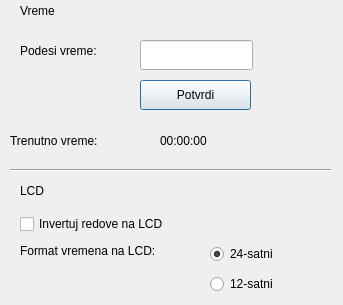
<?xml version="1.0" encoding="UTF-8"?>
<ui version="4.0">
 <class>Dialog</class>
 <widget class="QDialog" name="Dialog">
  <property name="geometry">
   <rect>
    <x>0</x>
    <y>0</y>
    <width>343</width>
    <height>305</height>
   </rect>
  </property>
  <property name="windowTitle">
   <string>Dialog</string>
  </property>
  <widget class="QLabel" name="label_2">
   <property name="geometry">
    <rect>
     <x>10</x>
     <y>130</y>
     <width>121</width>
     <height>22</height>
    </rect>
   </property>
   <property name="text">
    <string>Trenutno vreme:</string>
   </property>
  </widget>
  <widget class="QLabel" name="label">
   <property name="geometry">
    <rect>
     <x>20</x>
     <y>40</y>
     <width>101</width>
     <height>22</height>
    </rect>
   </property>
   <property name="text">
    <string>Podesi vreme:</string>
   </property>
  </widget>
  <widget class="QLabel" name="label2">
   <property name="geometry">
    <rect>
     <x>160</x>
     <y>130</y>
     <width>71</width>
     <height>22</height>
    </rect>
   </property>
   <property name="text">
    <string>00:00:00</string>
   </property>
  </widget>
  <widget class="QLineEdit" name="lineEdit">
   <property name="geometry">
    <rect>
     <x>140</x>
     <y>40</y>
     <width>113</width>
     <height>30</height>
    </rect>
   </property>
  </widget>
  <widget class="QPushButton" name="pushButton">
   <property name="geometry">
    <rect>
     <x>140</x>
     <y>80</y>
     <width>111</width>
     <height>30</height>
    </rect>
   </property>
   <property name="text">
    <string>Potvrdi</string>
   </property>
  </widget>
  <widget class="QLabel" name="label_3">
   <property name="geometry">
    <rect>
     <x>20</x>
     <y>0</y>
     <width>68</width>
     <height>22</height>
    </rect>
   </property>
   <property name="text">
    <string>Vreme</string>
   </property>
  </widget>
  <widget class="QLabel" name="label_4">
   <property name="geometry">
    <rect>
     <x>20</x>
     <y>180</y>
     <width>68</width>
     <height>22</height>
    </rect>
   </property>
   <property name="text">
    <string>LCD</string>
   </property>
  </widget>
  <widget class="Line" name="line">
   <property name="geometry">
    <rect>
     <x>10</x>
     <y>160</y>
     <width>321</width>
     <height>20</height>
    </rect>
   </property>
   <property name="orientation">
    <enum>Qt::Horizontal</enum>
   </property>
  </widget>
  <widget class="QCheckBox" name="checkBox">
   <property name="geometry">
    <rect>
     <x>20</x>
     <y>210</y>
     <width>191</width>
     <height>28</height>
    </rect>
   </property>
   <property name="text">
    <string>Invertuj redove na LCD</string>
   </property>
  </widget>
  <widget class="QLabel" name="label_5">
   <property name="geometry">
    <rect>
     <x>20</x>
     <y>240</y>
     <width>251</width>
     <height>22</height>
    </rect>
   </property>
   <property name="text">
    <string>Format vremena na LCD:</string>
   </property>
  </widget>
  <widget class="QRadioButton" name="radioButton">
   <property name="geometry">
    <rect>
     <x>210</x>
     <y>240</y>
     <width>81</width>
     <height>28</height>
    </rect>
   </property>
   <property name="text">
    <string>24-satni</string>
   </property>
   <property name="checked">
    <bool>true</bool>
   </property>
  </widget>
  <widget class="QRadioButton" name="radioButton_2">
   <property name="geometry">
    <rect>
     <x>210</x>
     <y>270</y>
     <width>81</width>
     <height>28</height>
    </rect>
   </property>
   <property name="text">
    <string>12-satni</string>
   </property>
  </widget>
 </widget>
 <resources/>
 <connections/>
</ui>
